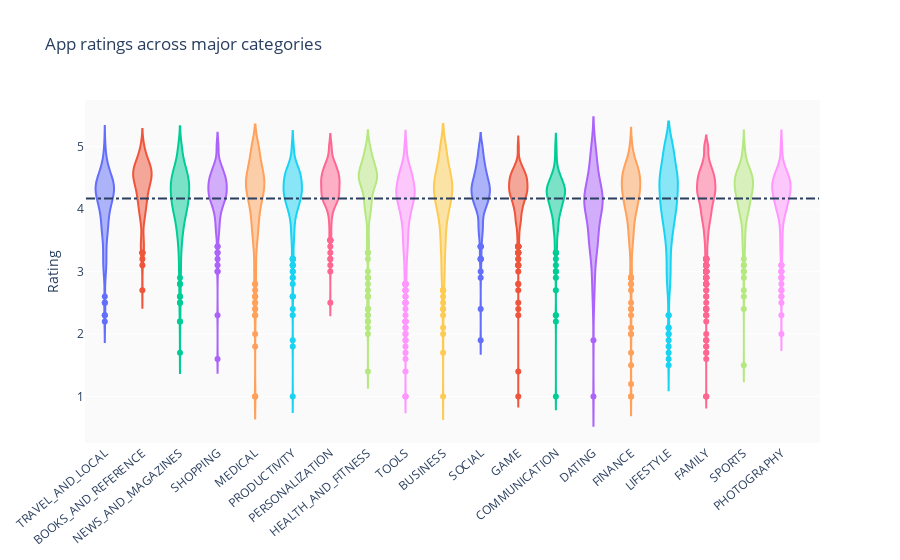

Notebook cell for this chart:
### Code cell
groups = df.groupby('Category').filter(lambda x: len(x) >= 170).reset_index()
#print(type(groups.item.['BUSINESS']))
print('Average rating = ', np.nanmean(list(groups.Rating)))
#print(len(groups.loc[df.Category == 'DATING']))
c = ['hsl('+str(h)+',50%'+',50%)' for h in np.linspace(0, 720, len(set(groups.Category)))]


#df_sorted = df.groupby('Category').agg({'Rating':'median'}).reset_index().sort_values(by='Rating', ascending=False)
#print(df_sorted)

layout = {'title' : 'App ratings across major categories',
        'xaxis': {'tickangle':-40},
        'yaxis': {'title': 'Rating'},
          'plot_bgcolor': 'rgb(250,250,250)',
          'shapes': [{
              'type' :'line',
              'x0': -.5,
              'y0': np.nanmean(list(groups.Rating)),
              'x1': 19,
              'y1': np.nanmean(list(groups.Rating)),
              'line': { 'dash': 'dashdot'}
          }]
          }

data = [{
    'y': df.loc[df.Category==category]['Rating'], 
    'type':'violin',
    'name' : category,
    'showlegend':False,
    #'marker': {'color': 'Set2'},
    } for i,category in enumerate(list(set(groups.Category)))]



plotly.offline.iplot({'data': data, 'layout': layout})

### Figure 1 — Plotly figure (JSON) as saved in the notebook; plotly's stock layout.template omitted (floating-point values rounded to 4 significant figures; data arrays with more than 128 entries replaced by an {"elided": "..."} marker saying what was removed)
{"data": [{"name": "TRAVEL_AND_LOCAL", "showlegend": false, "type": "violin", "y": {"elided": "219 float values"}}, {"name": "BOOKS_AND_REFERENCE", "showlegend": false, "type": "violin", "y": {"elided": "222 float values"}}, {"name": "NEWS_AND_MAGAZINES", "showlegend": false, "type": "violin", "y": {"elided": "254 float values"}}, {"name": "SHOPPING", "showlegend": false, "type": "violin", "y": {"elided": "202 float values"}}, {"name": "MEDICAL", "showlegend": false, "type": "violin", "y": {"elided": "395 float values"}}, {"name": "PRODUCTIVITY", "showlegend": false, "type": "violin", "y": {"elided": "374 float values"}}, {"name": "PERSONALIZATION", "showlegend": false, "type": "violin", "y": {"elided": "376 float values"}}, {"name": "HEALTH_AND_FITNESS", "showlegend": false, "type": "violin", "y": {"elided": "288 float values"}}, {"name": "TOOLS", "showlegend": false, "type": "violin", "y": {"elided": "827 float values"}}, {"name": "BUSINESS", "showlegend": false, "type": "violin", "y": {"elided": "420 float values"}}, {"name": "SOCIAL", "showlegend": false, "type": "violin", "y": {"elided": "239 float values"}}, {"name": "GAME", "showlegend": false, "type": "violin", "y": {"elided": "959 float values"}}, {"name": "COMMUNICATION", "showlegend": false, "type": "violin", "y": {"elided": "315 float values"}}, {"name": "DATING", "showlegend": false, "type": "violin", "y": {"elided": "171 float values"}}, {"name": "FINANCE", "showlegend": false, "type": "violin", "y": {"elided": "345 float values"}}, {"name": "LIFESTYLE", "showlegend": false, "type": "violin", "y": {"elided": "369 float values"}}, {"name": "FAMILY", "showlegend": false, "type": "violin", "y": {"elided": "1832 float values"}}, {"name": "SPORTS", "showlegend": false, "type": "violin", "y": {"elided": "325 float values"}}, {"name": "PHOTOGRAPHY", "showlegend": false, "type": "violin", "y": {"elided": "281 float values"}}], "layout": {"plot_bgcolor": "rgb(250,250,250)", "shapes": [{"line": {"dash": "dashdot"}, "type": "line", "x0": -0.5, "x1": 19, "y0": 4.17, "y1": 4.17}], "title": {"text": "App ratings across major categories"}, "xaxis": {"tickangle": -40}, "yaxis": {"title": {"text": "Rating"}}}}
